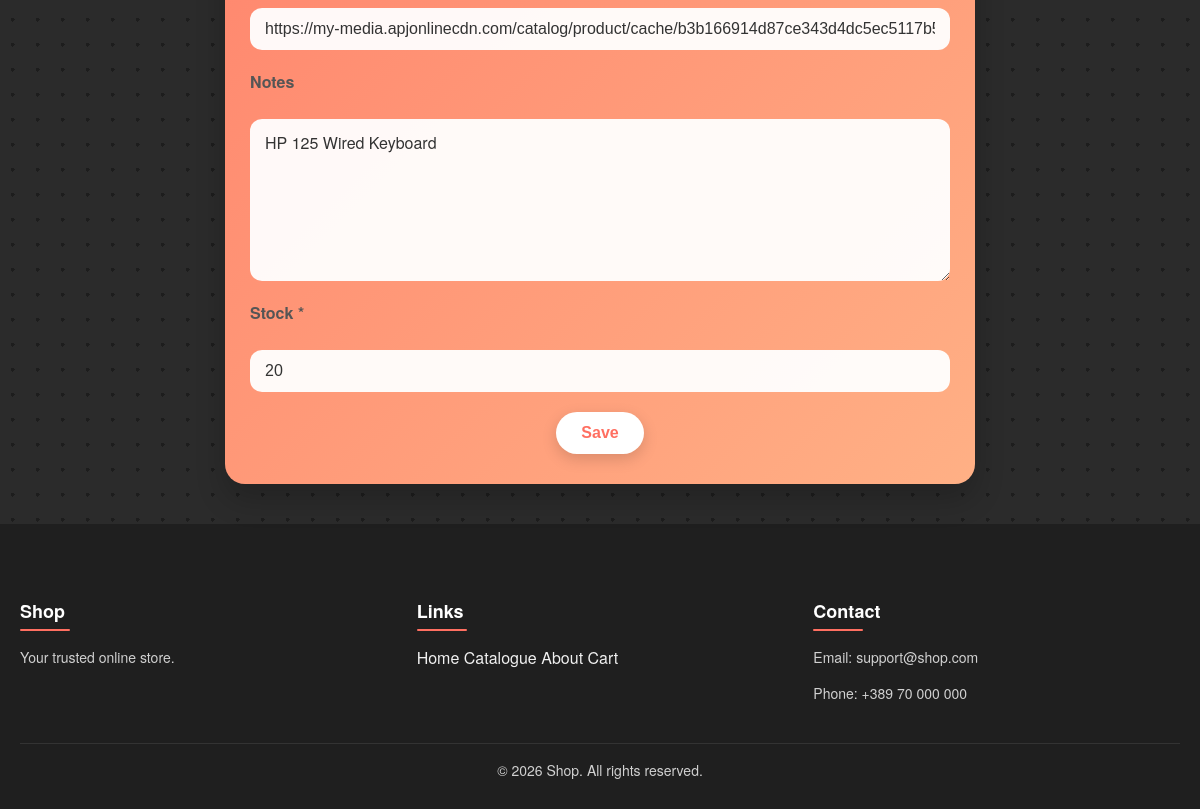
The page /products/26/edit (signed in, lower part) on the database as committed earlier.
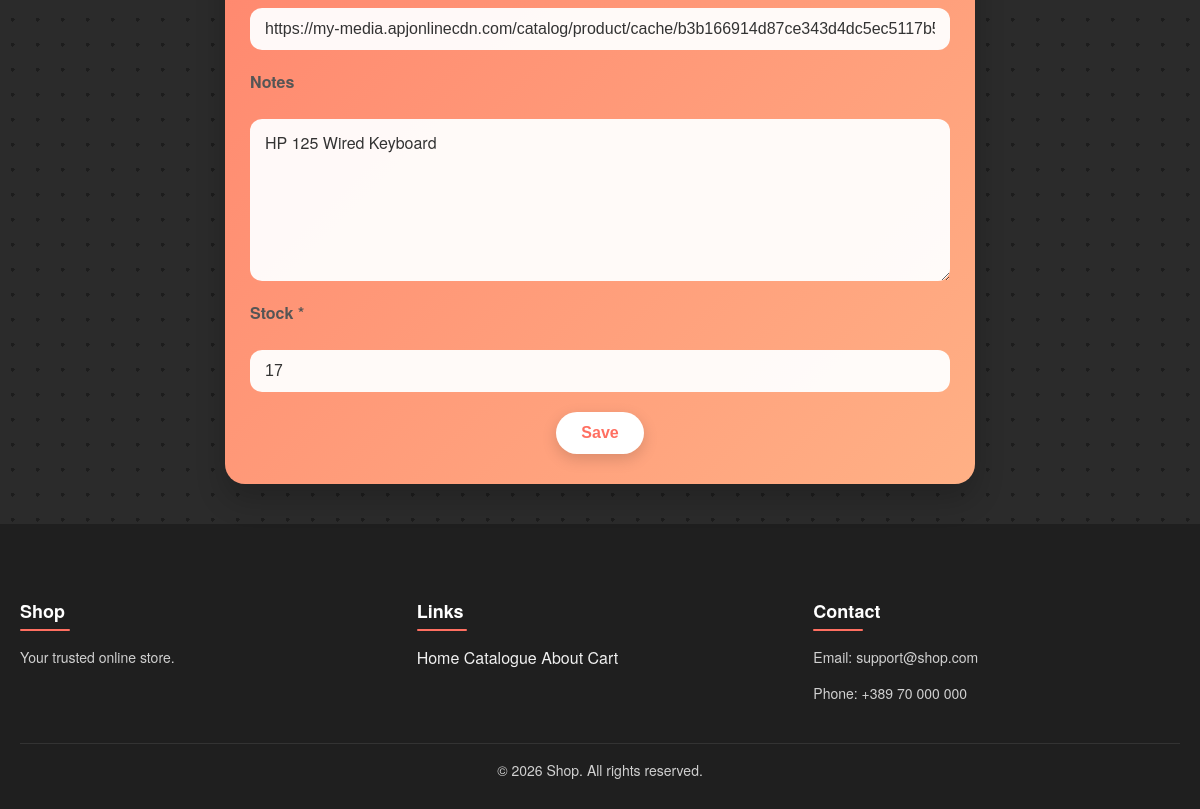
The same page on the database as committed later.
### models.py (models this page shows)
class Product(Base):
    __tablename__ = "products"
    id = Column(Integer, primary_key=True)
    name = Column(String(120), nullable=False)
    category = Column(String(40), nullable=False)
    image_url = Column(String(500), nullable=False)
    price = Column(Integer, nullable=False)
    notes = Column(Text, nullable=True)
    ai_description = Column(Text, nullable=True)
    created_at = Column(DateTime, default=datetime.utcnow, nullable=False)
    stock = Column(Integer, default=0, nullable=False)

### app.py (the view, shortened to what this page needs)
@app.route('/products/<int:product_id>/edit', methods=['GET', 'POST'])
@admin_required
def product_edit(product_id: int):
    product = db_session.get(Product, product_id)
    if not product:
        return "No Product Found", 404
    return render_template('product_form.html', product=product, categories=categories)

### templates/product_form.html (shortened to what this page needs)
{% extends "layout.html" %}
{% block extra_css %}
<link rel="stylesheet" href="{{ url_for('static', filename='css/product_form.css') }}">
{% endblock %}
{% block content %}
<form class="form" method="post">
    <input type="url" id="image_url" name="image_url" placeholder="https://example.com/image.jpg" value="{{ product.image_url if product else '' }}" required>
    <label>Notes</label>
    <textarea name="notes" rows="6">{{ product.notes if product and product.notes else '' }}</textarea>
    <label>Stock *</label>
    <input type="number" name="stock" min="0" max="999" value="{{ product.stock if product and product.stock else '' }}">
    <button class="btn save" type="submit">Save</button>
</form>
{% endblock %}

Rows that differ between the two databases and show on the page:
changed Product "HP 125 Wired Keyboard": stock "20" → "17"
